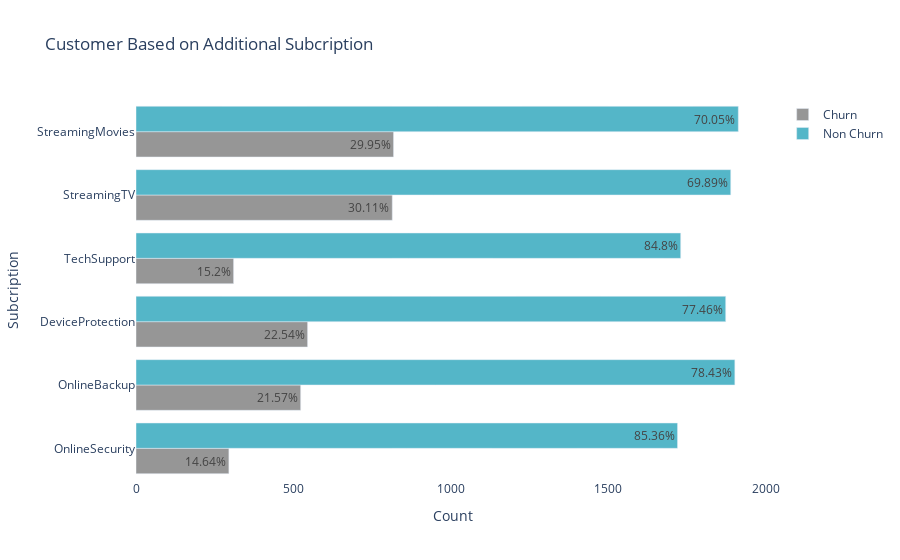

The code cell stored with this chart in its notebook:
### Markdown cell above
__Additional Subcription__

### Code cell
## Layanan tambahan bagi pengguna layanan internet
cols = ['OnlineSecurity','OnlineBackup','DeviceProtection','TechSupport','StreamingTV','StreamingMovies']
ch = []
no_ch = []
for i in cols:
    ch.append(telco[telco[i] == 'Yes'][i][telco['Churn'] == 'Yes'].value_counts().values[0])
    no_ch.append(telco[telco[i] == 'Yes'][i][telco['Churn'] == 'No'].value_counts().values[0])

df = pd.DataFrame({'ch': ch, 'no_ch': no_ch},index= cols)      
df['ch%']  = df.apply(lambda x:f"{round((x['ch']/(x['ch']+x['no_ch']))*100,2)}%",axis=1)
df['no_ch%'] = df.apply(lambda x:f"{round((x['no_ch']/(x['ch']+x['no_ch']))*100,2)}%",axis=1)

trace1 = go.Bar(y = cols  , x = ch,
                name = "Churn", marker = {'color':  '#969696'},
                text = df['ch%'],textposition = 'auto', orientation = 'h')
trace2 = go.Bar(y = cols , x = no_ch,
                name = "Non Churn",marker = {'color' :  '#54b6c8'},
                text = df['no_ch%'], textposition = 'auto',orientation = 'h')
layout = go.Layout(dict(title = "Customer Based on Additional Subcription",
                       paper_bgcolor='rgba(0,0,0,0)', plot_bgcolor='rgba(0,0,0,0)',
                        xaxis = {'title' : 'Count'}, yaxis = {'title' : 'Subcription'}))
data = [trace1,trace2]
fig  = go.Figure(data=data,layout=layout)
py.iplot(fig)

### Figure 1 — Plotly figure (JSON) as saved in the notebook; plotly's stock layout.template omitted (floating-point values rounded to 4 significant figures)
{"data": [{"marker": {"color": "#969696"}, "name": "Churn", "orientation": "h", "text": ["14.64%", "21.57%", "22.54%", "15.2%", "30.11%", "29.95%"], "textposition": "auto", "type": "bar", "x": [295, 523, 545, 310, 814, 818], "y": ["OnlineSecurity", "OnlineBackup", "DeviceProtection", "TechSupport", "StreamingTV", "StreamingMovies"]}, {"marker": {"color": "#54b6c8"}, "name": "Non Churn", "orientation": "h", "text": ["85.36%", "78.43%", "77.46%", "84.8%", "69.89%", "70.05%"], "textposition": "auto", "type": "bar", "x": [1720, 1902, 1873, 1730, 1889, 1913], "y": ["OnlineSecurity", "OnlineBackup", "DeviceProtection", "TechSupport", "StreamingTV", "StreamingMovies"]}], "layout": {"paper_bgcolor": "rgba(0,0,0,0)", "plot_bgcolor": "rgba(0,0,0,0)", "title": {"text": "Customer Based on Additional Subcription"}, "xaxis": {"title": {"text": "Count"}}, "yaxis": {"title": {"text": "Subcription"}}}}
